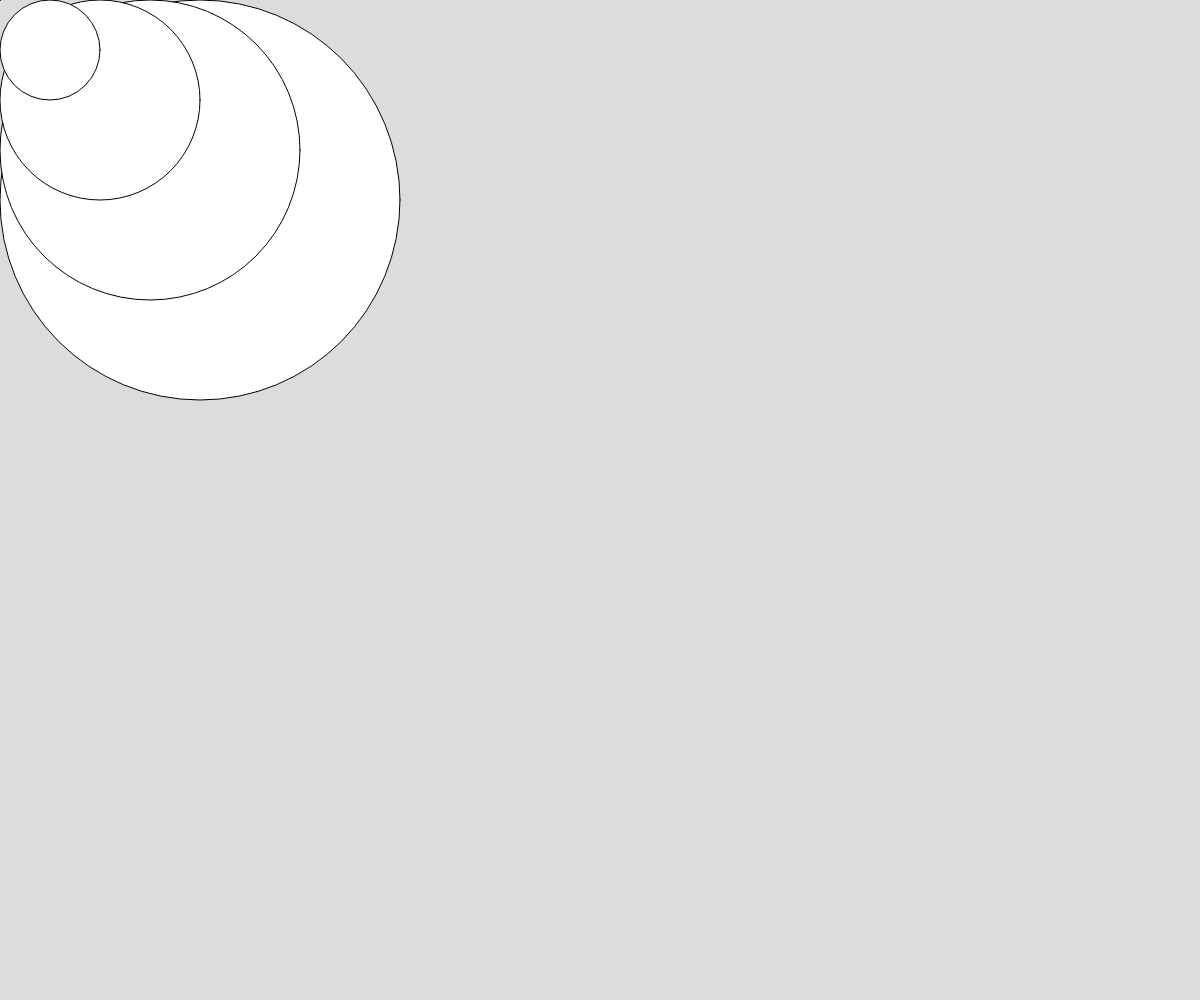
Frame 1 (no input)
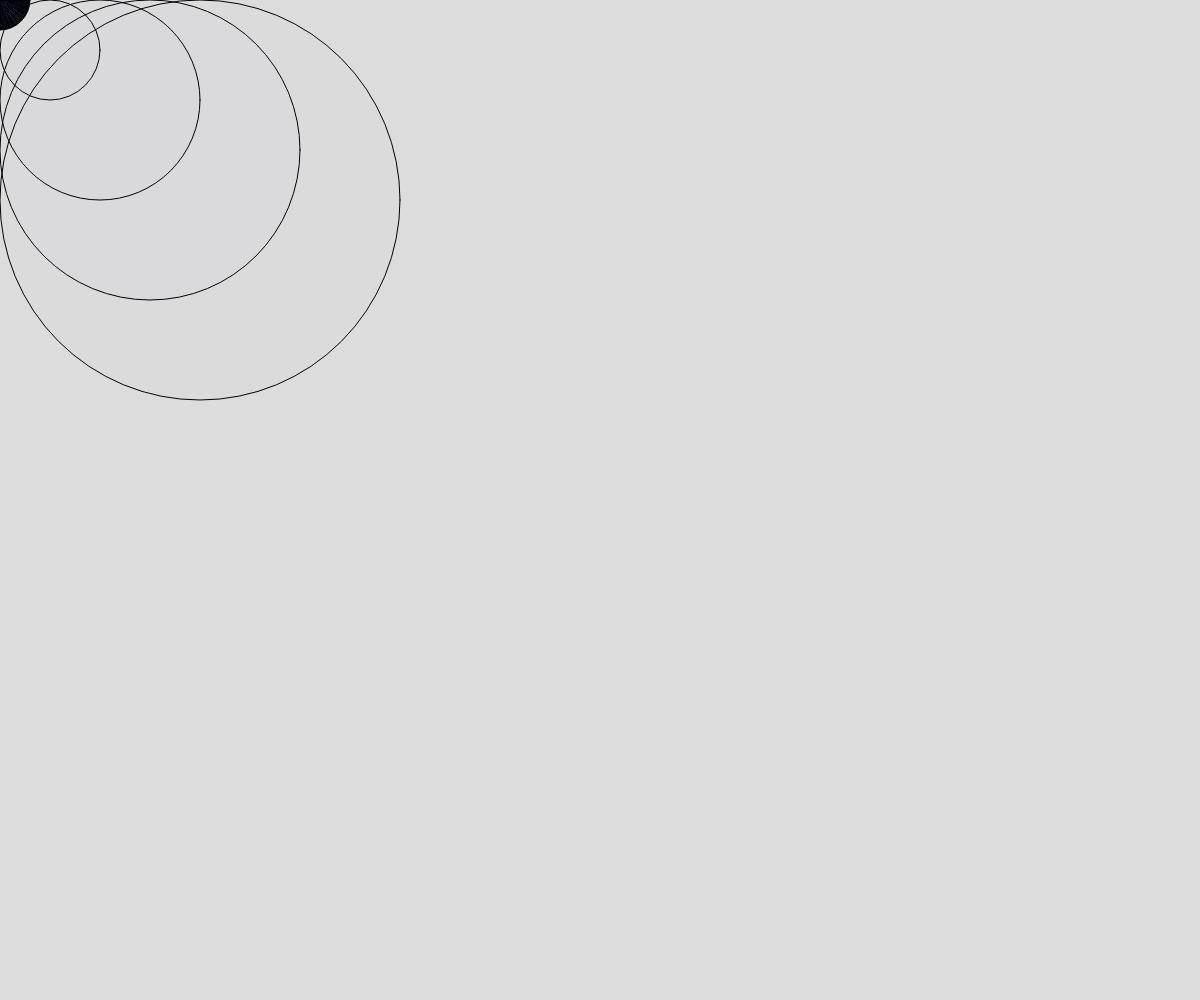
Frame 60 (no input)
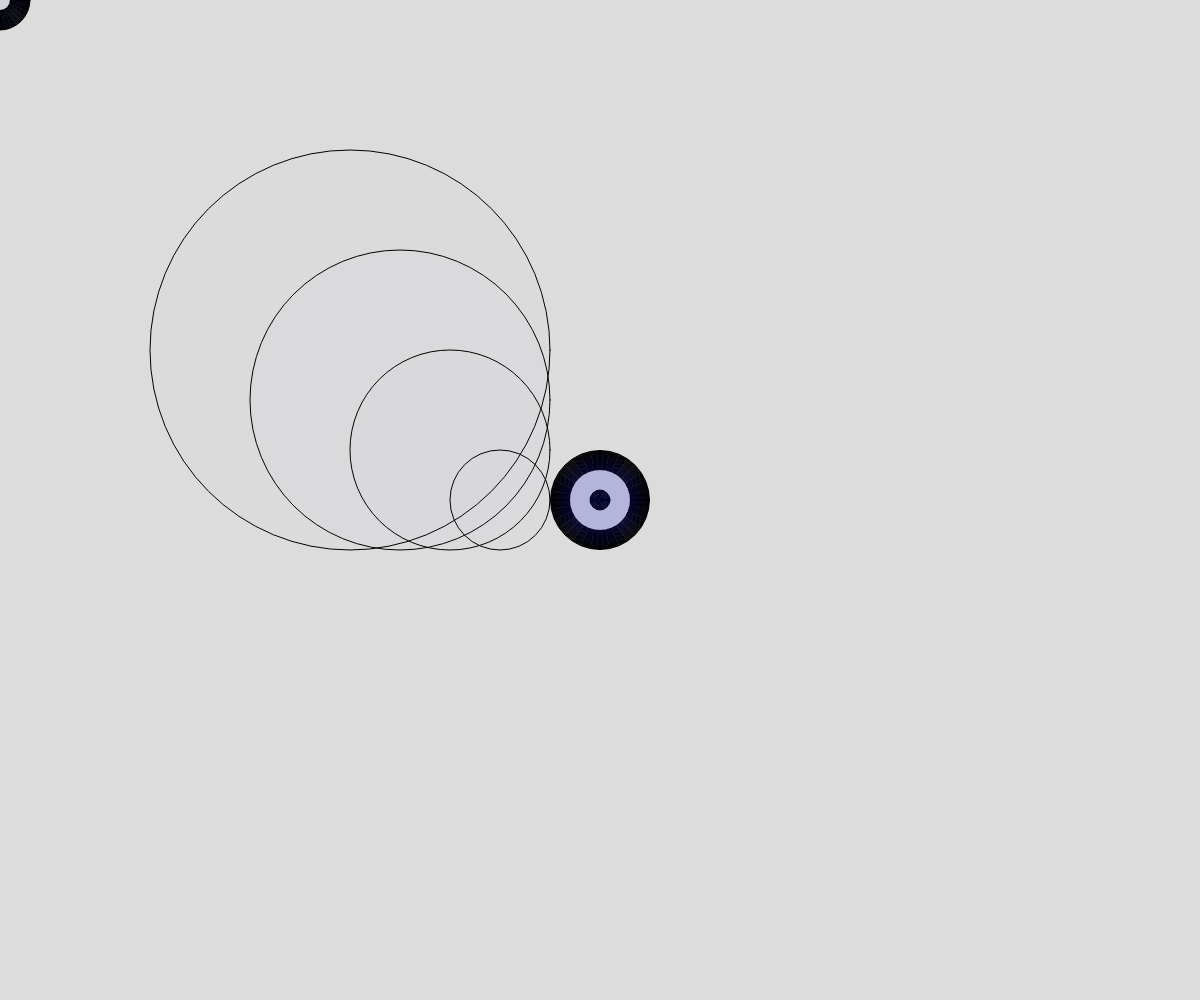
Frame 120 (the mouse pressed at the canvas centre since frame 60)

The p5.js sketch that drew these frames (run headless with seeded random() and noise() and a simulated clock; from frame 60 on, the mouse is pressed at the canvas centre):

// p5.js sketch
// ── sketch.js
let num=100;
let mx=[]
let my=[]
function setup() {
  createCanvas(windowWidth,windowHeight);
}

function draw() {
  background(220);
  let g=constrain(mouseX,200,350)
  let h=constrain(mouseY,200,350)
  circle(g,h,400)
  let a=constrain(mouseX,150,400)
  let b=constrain(mouseY,150,400)
  circle(a,b,300)
  let c=constrain(mouseX,100,450)
  let d=constrain(mouseY,100,450)
  circle(c,d,200)
  let e=constrain(mouseX,50,500)
  let f=constrain(mouseY,50,500)
  circle(e,f,100)
  let count=frameCount%num;
  //print(count)
  //frameRate(5);
  mx[count]=mouseX;
  my[count]=mouseY;
  for(let i=0;i<num;i++){
    let index=(count+1)%num;
    ellipse(mx[i],my[i],i,i);
    fill(0,75,188,i/num);
  }
}
